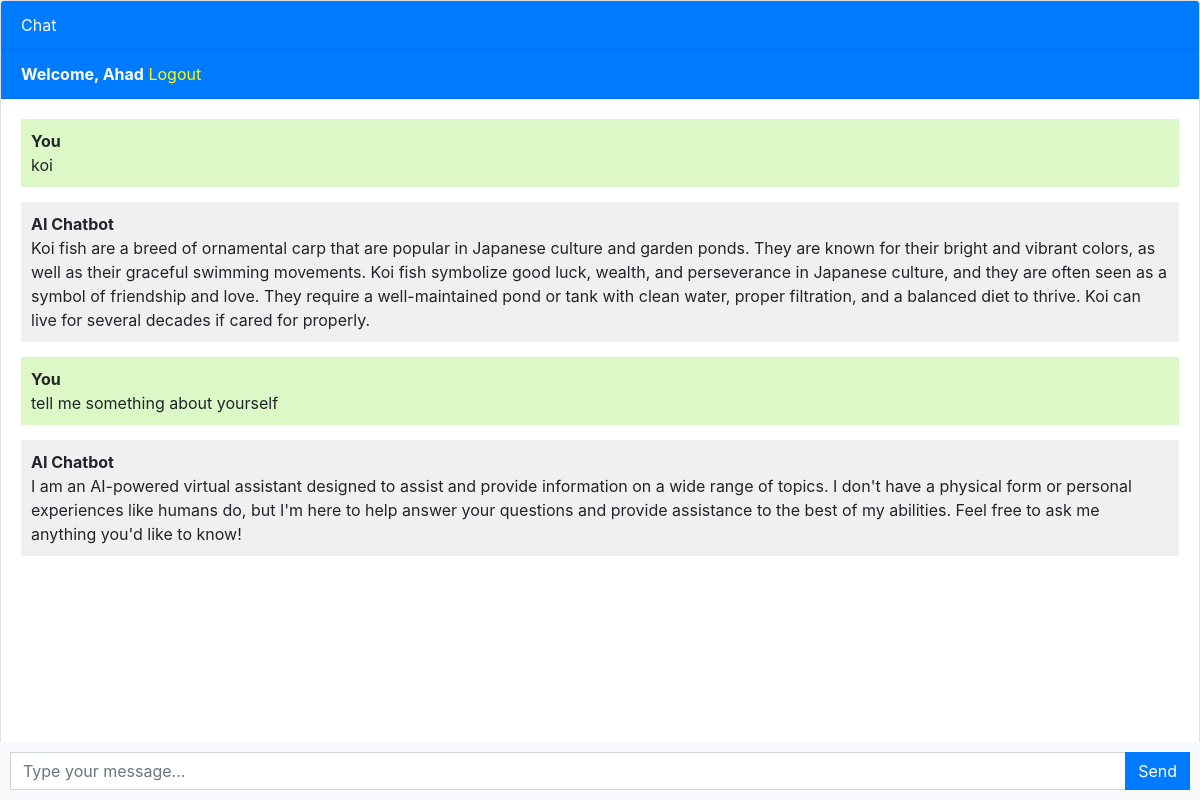
Page /chat/ (signed in) on the committed database.
### chat/models.py (models this page shows, shortened)
class Chat(models.Model):
    user = models.ForeignKey(User, on_delete=models.CASCADE)
    message = models.TextField()
    response = models.TextField()
    created_at = models.DateTimeField(auto_now_add=True)

### chat/views.py (the view, shortened to what this page needs)
# urls.py: path('chat/', chatbot, name="chatbot"),
def chatbot(request):
    chats = Chat.objects.all()
    return render(request, 'chat/chatbot.html', {'chats': chats})

### chat/templates/chat/chatbot.html (shortened to what this page needs)
{% extends 'chat/base.html' %}
{% block content %}
<div class="chat-container">
  <div class="card flex-grow-1">
    <div class="card-header bg-primary text-white">Chat</div>
    {% if user.is_authenticated %}
    <div class="card-header bg-primary text-white"><b>Welcome, {{user.username}}</b>   <a style="color: yellow;" href="{% url 'logout' %}">Logout</a></div>
    {% else %}
    <div class="card-header bg-primary text-white"><a style="color: yellow" href="{% url 'login' %}">Login</a>   <a style="color: yellow;" href="{% url 'register' %}">Register</a></div>
    {% endif %}
    <div class="card-body messages-box">
      <ul class="list-unstyled messages-list">
        {% for chat in chats %}
          {% if chat.user == request.user %}
            <li class="message sent">
          <div class="message-text">
            <div class="message-sender">
              <b>You</b>
            </div>
            <div class="message-content">
              {{chat.message}}
            </div>
          </div>
        </li>
        <li class="message received">
          <div class="message-text">
            <div class="message-sender">
              <b>AI Chatbot</b>
            </div>
            <div class="message-content">
              {{chat.response}}
            </div>
          </div>
        </li>
          {% endif %}
        {% endfor %}
      </ul>
    </div>
    <br><br>
    <br><br>
    <br><br>
  </div>
  <form class="message-form">
    <div class="input-group">
      <input type="text" class="form-control message-input" placeholder="Type your message...">
      <div class="input-group-append">
        <button type="submit" class="btn btn-primary btn-send">Send</button>
      </div>
    </div>
  </form>
</div>
{% endblock %}

### chat/templates/chat/base.html (shortened to what this page needs)
<!DOCTYPE html>
<html lang="en">
  <head>
    <script src="https://cdn.tailwindcss.com"></script>
    <link rel="stylesheet" href="https://stackpath.bootstrapcdn.com/bootstrap/4.3.1/css/bootstrap.min.css">
  </head>
  <body>
    {% block content %}
    {% endblock %}
  </body>
</html>

### chat/templates/chat/chatbot.html (style rules this page uses)
body, html { height: 100%; }
.messages-box { flex: 1; overflow-y: auto; }
.messages-list { padding-left: 0; }
.message { margin-bottom: 15px; list-style: none; }
.message-text { padding: 10px; border-radius: 5px; }
.sent { background-color: #dcf8c6; align-self: flex-end; }
.received { background-color: #f1f0f0; align-self: flex-start; }
.message-form { display: flex; position: fixed; bottom: 0; left: 0; right: 0; padding: 10px; background-color: #f8f9fa; }
.message-input { flex: 1; border-radius: 0; border-right: none; }
.btn-send { border-radius: 0; }
.chat-container { height: 100%; display: flex; flex-direction: column; }

### rows in the picture
Chat: message "koi", response "Koi fish are a breed of ornamental carp that are popular in Japanese culture and garden ponds. They are known for their bright and vibrant colors, as well as their graceful swimming movements. Koi fish symbolize good luck, wealth, and perseverance in Japanese culture, and they are often seen as a symbol of friendship and love. They require a well-maintained pond or tank with clean water, proper filtration, and a balanced diet to thrive. Koi can live for several decades if cared for properly."
Chat: message "tell me something about yourself", response "I am an AI-powered virtual assistant designed to assist and provide information on a wide range of topics. I don't have a physical form or personal experiences like humans do, but I'm here to help answer your questions and provide assistance to the best of my abilities. Feel free to ask me anything you'd like to know!"

### other values in the picture
{{ user.username }} "Ahad"
